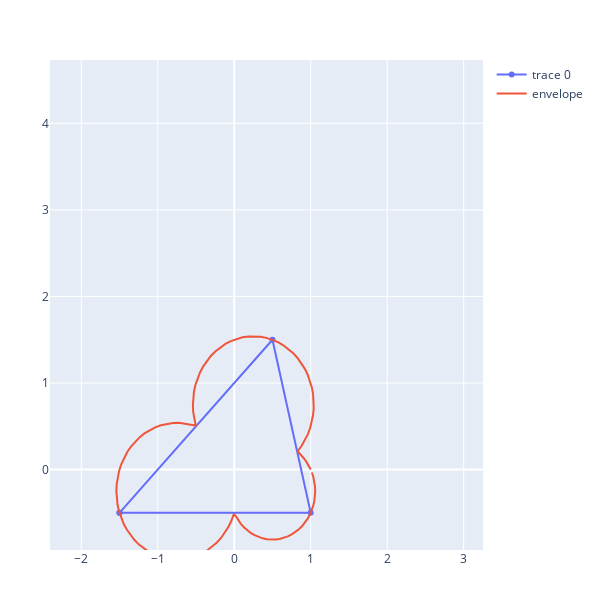

The notebook cell this image was saved under:
### Code cell
a = Point(-1.5,-0.5)#+Point(10,10)
b = Point(0.5,1.5)
c = Point(1.0,-0.5)
t = Triangle(a,b,c)

pt = plotgeometry(t)
pe = plotenvelope(t)
plot([pt,pe], layout)
